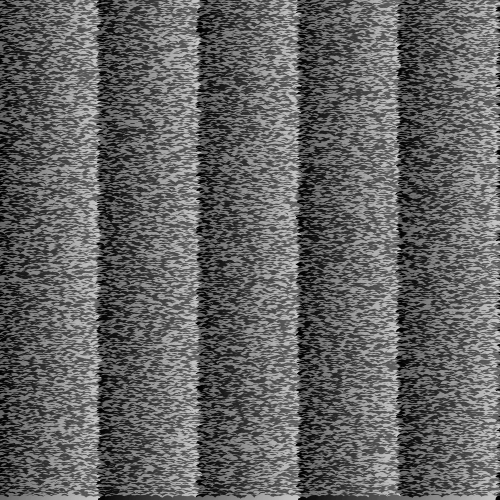
Frame 1 (no input)
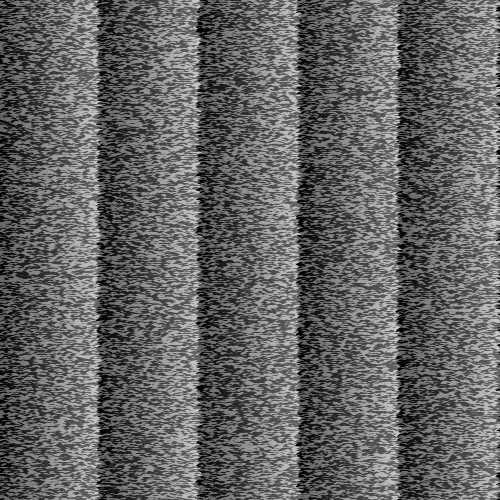
Frame 2 (the mouse pressed at the canvas centre, redrawn once)

The Processing sketch that drew these frames (run headless with seeded random() and noise(); the mouse was pressed at the canvas centre and the sketch redrawn once):

// Processing sketch: processing_49081
// ── processing_49081.pde

int y;
int modulo;
int farbe;
void setup()
{
  background(255);
  size(500, 500);
  noLoop();
}

void draw()
{
  for(int i = 0; i < width*height; i++)
  {
    if(modulo >= width-1) y++;
    modulo = i % width;
    strokeWeight(random(10));
    farbe = (farbe+1) % 200;
    stroke(farbe);
    point(modulo, y);
    //println(modulo);
  }
}
    
